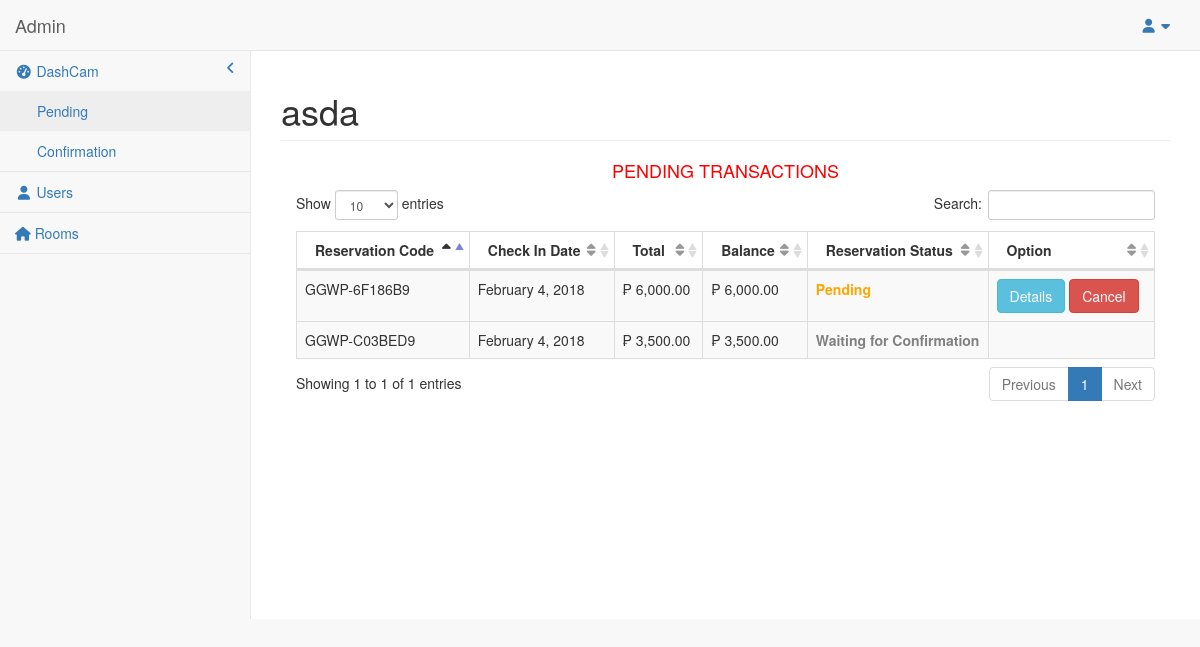
Page /admin/pages/index.php on the earlier database version.
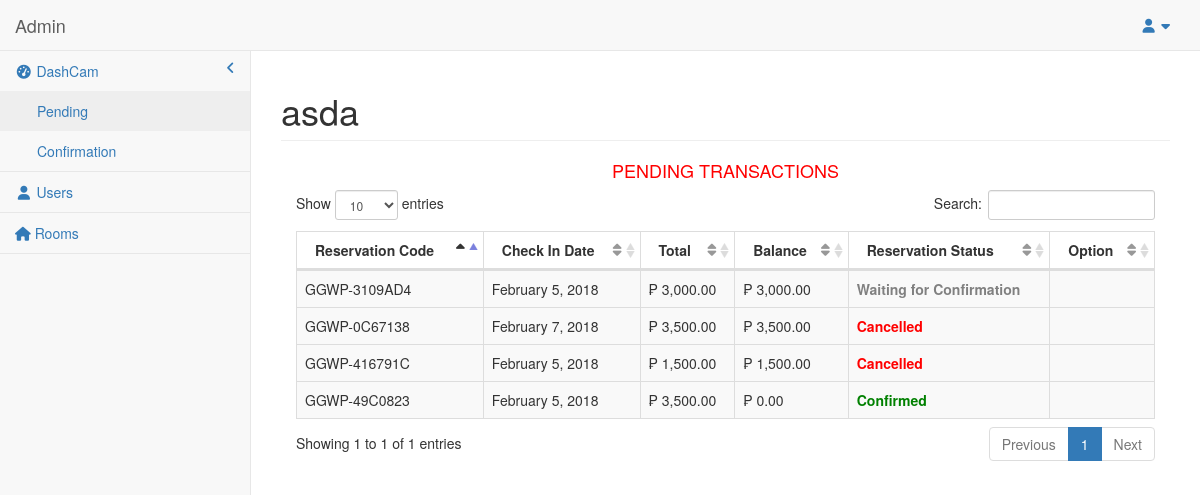
Same page on the later database version.
### tables this page shows
CREATE TABLE `reservation` (
  `reserveid` int(11) NOT NULL,
  `reservationcode` varchar(250) NOT NULL,
  `user_id` int(11) NOT NULL,
  `total` decimal(10,0) NOT NULL,
  `balance` decimal(10,0) NOT NULL,
  `dp` decimal(10,0) NOT NULL,
  `paymentstatus` int(11) NOT NULL,
  `checkin` date NOT NULL,
  `checkout` date NOT NULL,
  `reservationdate` date NOT NULL
);

### admin/pages/index.php (the view, shortened to what this page needs)
<?php
function displayadTitle() {
echo "asda";
}
function displayadContent() {
	require '../../db/connection.php';
	$date_now = date("Y-m-d");
	$get = "SELECT * from reservation where reservationdate <= '$date_now'  ORDER BY reserveid DESC" ;
	$result = mysqli_query ($conn, $get);
	if (mysqli_num_rows ($result) > 0 ){
		echo "
			<center> <strong> <font color='red'> <h4> PENDING TRANSACTIONS <br> </h4></strong></font> </center>
			<div style='overflow-x:auto;' class = 'col-sm-12'>
			<table width='100%' class='table table-striped table-bordered table-hover ' id='dataTables-example'>
				<thead >
				<tr>
				<th > Reservation Code </th>
				<th > Check In Date </th>
				<th > Total </th>
				<th > Balance </th>
				<th > Reservation Status </th>
				<th>  Option </th>
				</tr>
			</thead>";
			while ($row = mysqli_fetch_array ($result)){
			$rcode = $row['reservationcode'];
			$checkin = $row['checkin'];
			$total = $row['total'];
			$balance = $row['balance'];
			$status = $row['paymentstatus'];
			if($status == 5){
			$status = "Waiting for Confirmation";
			}
			else if($status == 0){
			$status = "Cancelled";
			}
			else if($status == 2){
			$status = "Confirmed";
			}
			else if($status == 1){
			$status = "Pending";
			}
			echo "<tbody>";
			echo "<tr >";
			echo "<td >" . $rcode . "</td>";
			echo "<td >" . date("F j, Y", strtotime($checkin)) . "</td>";
			echo "<td >₱ " . number_format($total,2) . "</td>";
			echo "<td >₱ " . number_format($balance,2) . "</td>";
			if($status == 'Cancelled'){
			echo'	<td ><strong><font color="red">Cancelled</font></strong></td>';
			}
			else if($status == 'Pending'){
			echo'<td ><strong><font color="orange">Pending</font></strong></td>';
			}
			else if($status == 'Waiting for Confirmation'){
			echo'<td  ><strong><font color="gray">Waiting for Confirmation</font></strong></td>';
			}
			else if($status == 'Confirmed'){
			echo'<td ><strong><font color="green">Confirmed</font></strong></td>';
			}
			echo '<td >';
			if($status == 'Pending' ){
			  echo '<a type="button"  href="../../../reservationdetails.php?rcode='.$rcode.'" class="btn btn-info ">Details</a>';
			echo ' <a type="button"  href="cancel_reservation_admin.php?rcode='.$rcode.'" class="btn btn-danger waves-dark confirmation">Cancel</a>';
			echo '</td>';
				}
		echo "</tr>";
		}
echo "</tbody>";
echo "</table>";
}else{
	echo "nodata";
}
echo '</div>';
}
require 'templatead.php';
?>

### admin/pages/templatead.php (shortened to what this page needs)
<!DOCTYPE html>
<html lang="en">
<head>
    <title><?php displayadTitle(); ?></title>
      <link href="../vendor/bootstrap/css/bootstrap.min.css" rel="stylesheet">
    <link href="../vendor/metisMenu/metisMenu.min.css" rel="stylesheet">
    <link href="../dist/css/sb-admin-2.css" rel="stylesheet">
    <link href="../vendor/datatables-plugins/dataTables.bootstrap.css" rel="stylesheet">
    <link href="../vendor/datatables-responsive/dataTables.responsive.css" rel="stylesheet">
  <link rel="stylesheet" type="text/css" media="all"
      href="http://ajax.googleapis.com/ajax/libs/jqueryui/1.7.2/themes/smoothness/jquery-ui.css"    />
</head>
<body>
    <div id="wrapper">
        <?php require '../../partials/nav2.php' ?>
        <div id="page-wrapper">
            <div class="container-fluid">
                <div class="row">
                        <h1 class="page-header"><?php displayadTitle(); ?></h1>
                        <?php displayadContent(); ?>
                </div>
            </div>
        </div>
    </div>
</body>
</html>

### partials/nav2.php (shortened to what this page needs)
<nav class="navbar navbar-default navbar-static-top" role="navigation" style="margin-bottom: 0">
            <div class="navbar-header">
                <a class="navbar-brand" href="index.html">Admin</a>
            </div>
            <ul class="nav navbar-top-links navbar-right">
                <li class="dropdown">
                    <a class="dropdown-toggle" data-toggle="dropdown" href="#">
                        <i class="fa fa-user fa-fw"></i> <i class="fa fa-caret-down"></i>
                    </a>
                </li>
            </ul>
            <div class="navbar-default sidebar" role="navigation">
                <div class="sidebar-nav navbar-collapse">
                    <ul class="nav" id="side-menu">
                        <li>
                            <a href="#"><i class="fa fa-dashboard fa-fw"></i> DashCam<span class="fa arrow"></span></a>
                            <ul class="nav nav-second-level">
                                <li>
                                    <a href="index.php">Pending</a>
                                </li>
                                <li>
                                    <a href="index2.php">Confirmation</a>
                                </li>
                            </ul>
                        </li>
                        <li>
                            <a href="users.php"><i class="fa fa-user fa-fw"></i> Users</a>
                        </li>
                        <li>
                            <a href="rooms.php"><i class="fa fa-home" aria-hidden="true"></i> Rooms</a>
                        </li>
                    </ul>
                </div>
            </div>
        </nav>

Differences in the rows shown:
added reservation: reservationcode "GGWP-3109AD4", checkin "February 5, 2018", total "3,000.00", balance "3,000.00", paymentstatus "Waiting for Confirmation"
added reservation: reservationcode "GGWP-0C67138", checkin "February 7, 2018", total "3,500.00", balance "3,500.00", paymentstatus "Cancelled"
changed reservation: reservationcode "GGWP-6F186B9" → "GGWP-416791C"; checkin "February 4, 2018" → "February 5, 2018"; total "6,000.00" → "1,500.00"; balance "6,000.00" → "1,500.00"; paymentstatus "Pending Details Cancel" → "Cancelled"
changed reservation: reservationcode "GGWP-C03BED9" → "GGWP-49C0823"; checkin "February 4, 2018" → "February 5, 2018"; balance "3,500.00" → "0.00"; paymentstatus "Waiting for Confirmation" → "Confirmed"
